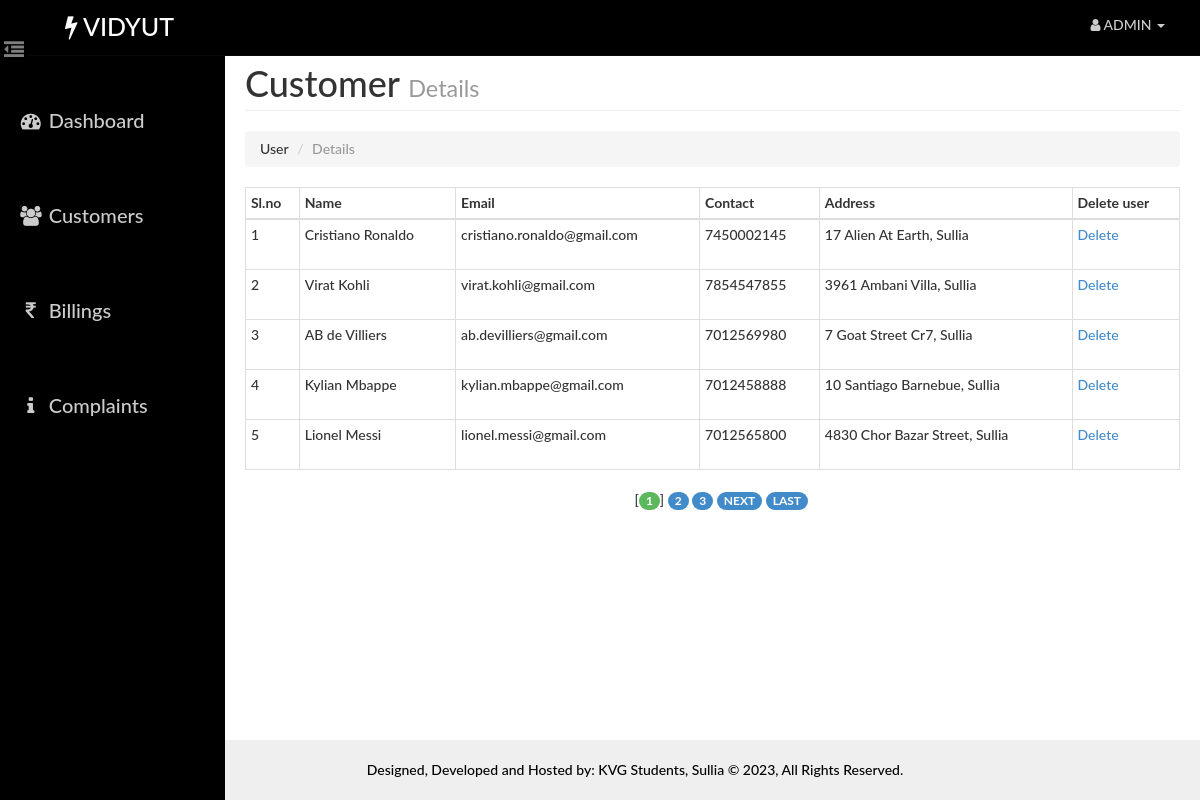
The page /admin/users.php (signed in) on the database its author committed.
### tables this page shows
CREATE TABLE `user` (
  `id` int(14) NOT NULL,
  `name` varchar(40) NOT NULL,
  `email` varchar(40) NOT NULL,
  `phone` varchar(10) NOT NULL,
  `pass` varchar(20) NOT NULL,
  `address` varchar(100) NOT NULL
);

### admin/paging1.php (called while the page is built, shortened)
<?php
    $rowsperpage = 5;
    if (isset($_GET['currentpage']) && is_numeric($_GET['currentpage'])) {
       $currentpage = (int) $_GET['currentpage'];
    } else {
       $currentpage = 1;
    }
    $offset = ($currentpage - 1) * $rowsperpage;
 ?>

### Includes/admin.php (called while the page is built, shortened)
<?php
    function retrieve_users_detail($id,$offset, $rowsperpage)
    {
        global $con;
        $query  = "SELECT * FROM user ";
        $query .= " LIMIT {$offset}, {$rowsperpage} ";
        $result = mysqli_query($con,$query);
        return $result;
    }
 ?>

### admin/users.php (the view, shortened to what this page needs)
<?php
    require_once('head_html.php');
    require_once('../Includes/session.php');
    require_once('../Includes/admin.php');
?>
<body>
    <div id="wrapper">
        <?php
            require_once("nav.php");
            require_once("sidebar.php");
        ?>
        <div id="page-content-wrapper">
            <div class="container-fluid">
                <div class="row">
                    <div class="col-lg-12">
                        <h1 class="page-header">
                            Customer
                            <small>Details</small>
                        </h1>
                        <ol class="breadcrumb">
                          <li>User</li>
                          <li class="active">Details</li>
                        </ol>
                        <div class="table-responsive" style="padding-top: 0">
                                <table class="table table-hover table-bordered table-condensed">
                                    <thead>
                                        <tr>
                                            <th>Sl.no</th>
                                            <th>Name</th>
                                            <th>Email</th>
                                            <th>Contact</th>
                                            <th>Address</th>
                                            <th>Delete user</th>
                                        </tr>
                                    </thead>
                                    <tbody>
                                     <?php
                                            include("paging1.php");
                                            $result = retrieve_users_detail($_SESSION['aid'],$offset, $rowsperpage);
                                            $cnt=1;
                                            while($row = mysqli_fetch_assoc($result)){
                                            ?>
                                                <tr>
                                                    <td height="50"><?php echo $cnt; ?></td>
                                                    <td><?php echo $row['name'] ?></td>
                                                    <td><?php echo $row['email'] ?></td>
                                                    <td><?php echo $row['phone'] ?></td>
                                                    <td><?php echo $row['address'] ?></td>
                                                    <td>
        <a href="delete_user.php?id=<?php echo $row['id']; ?>">Delete</a>
    </td>
                                                </tr>
                                            <?php $cnt++; } ?>
                                    </tbody>
                                </table>
                                <?php include("paging2.php");  ?>
                        </div>
                    </div>
                </div>
            </div>
        </div>
    </div>
<?php
    require_once("footer.php");
?>
</body>
</html>

### assets/css/dash_admin.css (style rules this page uses)
html { height: 100%; }
body, html { width: 100%; height: 100%; }
body, h1, h2, h3, h4, h5, h6 { font-family: "Lato","Helvetica Neue",Helvetica,Arial,sans-serif; font-weight: 500; }
#wrapper { padding-left: 10px; padding-top: 5px; -webkit-transition: all 0.5s ease; -moz-transition: all 0.5s ease; -o-transition: all 0.5s ease; transition: all 0.5s ease; }
#page-content-wrapper { width: 100%; padding: 15px; min-height:100%; }
@media (min-width:768px) { #wrapper { padding-left: 225px; } }
@media (min-width:768px) { #page-content-wrapper { padding: 20px; } }
.table-responsive { padding-top: 20px; padding-bottom: 20px; }

### rows shown on the page
user: name "Cristiano Ronaldo", email "cristiano.ronaldo@gmail.com", phone "7450002145", address "17 Alien At Earth, Sullia"
user: name "Virat Kohli", email "virat.kohli@gmail.com", phone "7854547855", address "3961 Ambani Villa, Sullia"
user: name "AB de Villiers", email "ab.devilliers@gmail.com", phone "7012569980", address "7 Goat Street Cr7, Sullia"
user: name "Kylian Mbappe", email "kylian.mbappe@gmail.com", phone "7012458888", address "10 Santiago Barnebue, Sullia"
user: name "Lionel Messi", email "lionel.messi@gmail.com", phone "7012565800", address "4830 Chor Bazar Street, Sullia"
